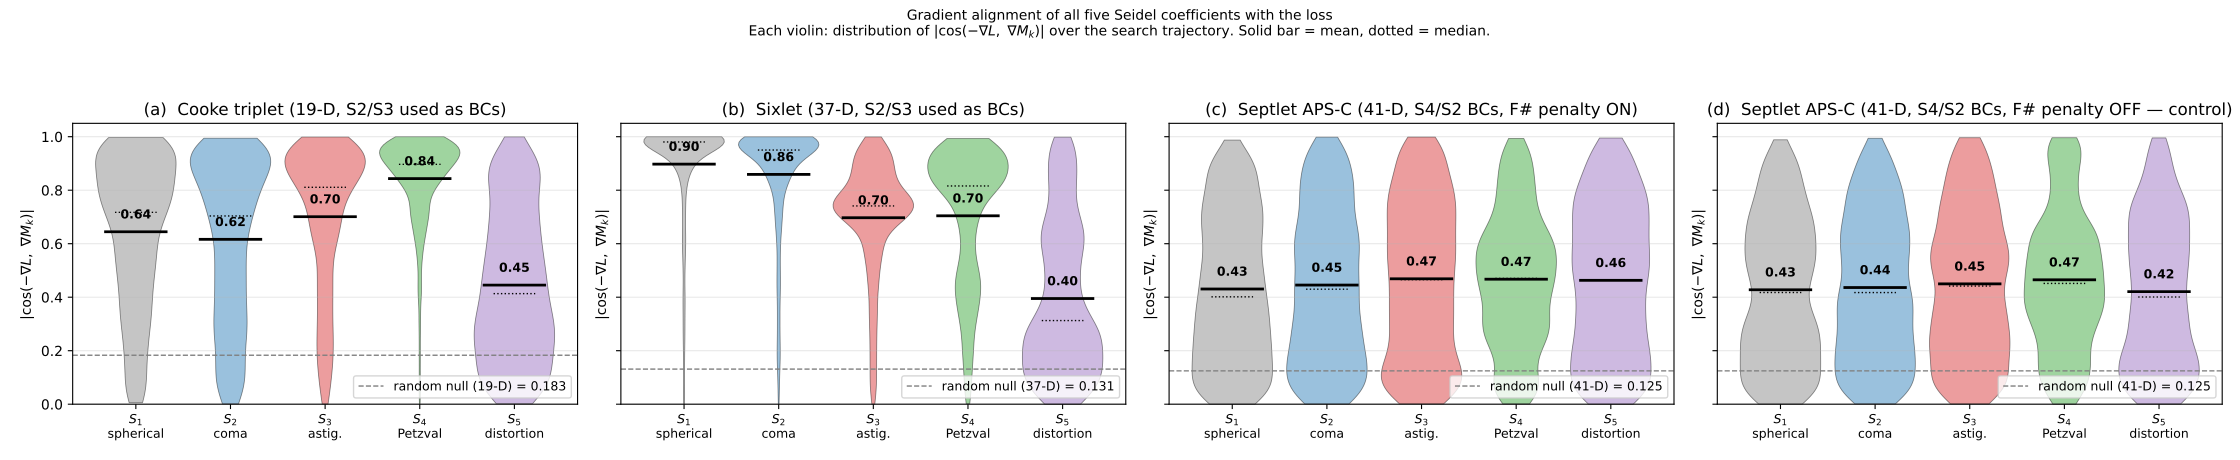

Write the Python code that produced this figure.
"""Two-panel figure comparing all five Seidel coefficients across topologies.

Panel A: triplet (19-D)  — distribution of |cos(−∇L, ∇M_k)| for k=S1..S5.
Panel B: sixlet (37-D)   — same.

Each panel: violin/box plot per Seidel term plus the analytic random null.
"""
from __future__ import annotations

import argparse
from pathlib import Path

import matplotlib
matplotlib.use("Agg")
import matplotlib.pyplot as plt
import numpy as np


SEIDEL_LABELS = ["$S_1$\nspherical", "$S_2$\ncoma", "$S_3$\nastig.",
                 "$S_4$\nPetzval", "$S_5$\ndistortion"]
COLORS = ["#7f7f7f", "#1f77b4", "#d62728", "#2ca02c", "#9467bd"]


def panel(ax, npz_path: Path, title: str):
    d = np.load(npz_path, allow_pickle=True)
    cos = d["cos"]                # (N, 5)
    theta_dim = int(d["theta_dim"])
    null = float(np.sqrt(2.0 / (np.pi * theta_dim)))
    abs_cos = np.abs(cos)

    parts = ax.violinplot(
        [abs_cos[:, k] for k in range(5)],
        positions=range(5),
        showmeans=False, showmedians=False, showextrema=False,
        widths=0.85,
    )
    for k, body in enumerate(parts["bodies"]):
        body.set_facecolor(COLORS[k])
        body.set_alpha(0.45)
        body.set_edgecolor("black")
        body.set_linewidth(0.6)

    # Means (solid) and medians (dotted) on top
    means = abs_cos.mean(axis=0)
    medians = np.median(abs_cos, axis=0)
    for k in range(5):
        ax.plot(
            [k - 0.32, k + 0.32], [means[k], means[k]],
            color="black", linewidth=2.0,
        )
        ax.plot(
            [k - 0.22, k + 0.22], [medians[k], medians[k]],
            color="black", linewidth=1.0, linestyle=":",
        )
        ax.text(
            k, means[k] + 0.04, f"{means[k]:.2f}",
            ha="center", va="bottom", fontsize=9, fontweight="bold",
        )

    ax.axhline(
        null, color="grey", linestyle="--", linewidth=1.0,
        label=f"random null ({theta_dim}-D) = {null:.3f}",
    )
    ax.set_xticks(range(5))
    ax.set_xticklabels(SEIDEL_LABELS, fontsize=9)
    ax.set_ylabel(r"$|\cos(-\nabla L,\ \nabla M_k)|$")
    ax.set_ylim(0.0, 1.05)
    ax.set_title(title)
    ax.grid(alpha=0.3, axis="y")
    ax.legend(loc="lower right", fontsize=9)


def main():
    ap = argparse.ArgumentParser()
    ap.add_argument(
        "--triplet",
        default="experiments/gradient_alignment/all_seidels_triplet.npz",
    )
    ap.add_argument(
        "--sixlet",
        default="experiments/gradient_alignment/all_seidels_sixlet.npz",
    )
    ap.add_argument(
        "--septlet",
        default="experiments/gradient_alignment/all_seidels_septlet.npz",
    )
    ap.add_argument(
        "--septlet-nofnum",
        default="experiments/gradient_alignment/all_seidels_septlet_nofnum.npz",
    )
    ap.add_argument(
        "--out",
        default="experiments/gradient_alignment/figure_all_seidels.pdf",
    )
    args = ap.parse_args()

    have_septlet = args.septlet and Path(args.septlet).exists()
    have_sept_nf = args.septlet_nofnum and Path(args.septlet_nofnum).exists()
    panels = [(Path(args.triplet), "(a)  Cooke triplet (19-D, S2/S3 used as BCs)")]
    panels.append((Path(args.sixlet), "(b)  Sixlet (37-D, S2/S3 used as BCs)"))
    if have_septlet:
        panels.append((
            Path(args.septlet),
            "(c)  Septlet APS-C (41-D, S4/S2 BCs, F# penalty ON)",
        ))
    if have_sept_nf:
        panels.append((
            Path(args.septlet_nofnum),
            "(d)  Septlet APS-C (41-D, S4/S2 BCs, F# penalty OFF — control)",
        ))
    n = len(panels)
    fig, axes = plt.subplots(1, n, figsize=(5.6 * n, 4.6), sharey=True)
    if not isinstance(axes, np.ndarray):
        axes = np.array([axes])
    for ax, (path, title) in zip(axes, panels):
        panel(ax, path, title)
    fig.suptitle(
        "Gradient alignment of all five Seidel coefficients with the loss\n"
        r"Each violin: distribution of $|\cos(-\nabla L,\ \nabla M_k)|$ over"
        " the search trajectory. Solid bar = mean, dotted = median.",
        fontsize=10,
    )
    fig.tight_layout(rect=[0, 0, 1, 0.92])
    out = Path(args.out)
    out.parent.mkdir(parents=True, exist_ok=True)
    fig.savefig(out, dpi=200)
    fig.savefig(out.with_suffix(".png"), dpi=160)
    plt.close(fig)
    print(f"saved: {out}")


if __name__ == "__main__":
    main()
